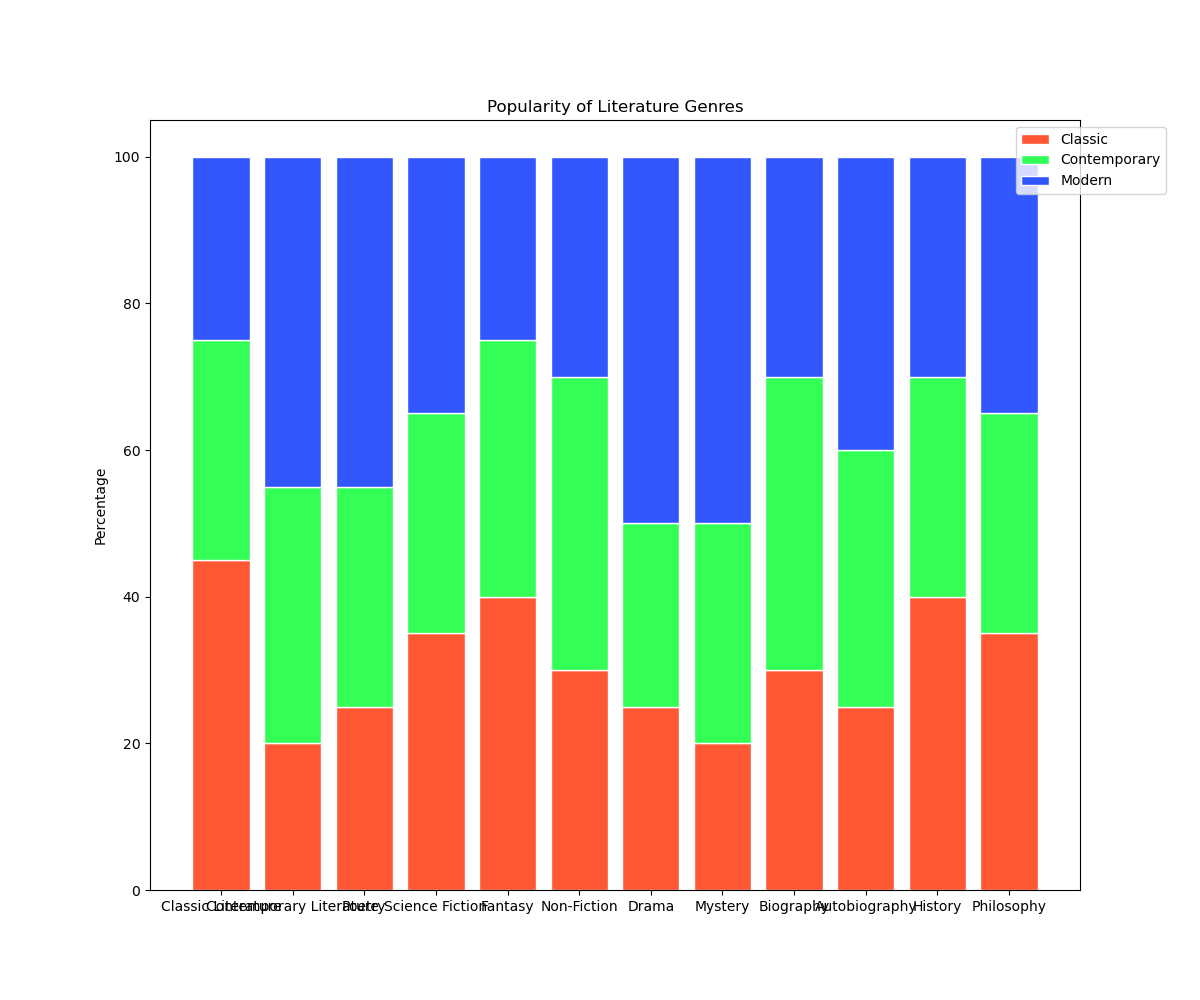

Write Python code to recreate this figure.

import matplotlib.pyplot as plt

# Preparing data
categories = [
    'Classic Literature', 'Contemporary Literature', 'Poetry', 'Science Fiction',
    'Fantasy', 'Non-Fiction', 'Drama', 'Mystery', 'Biography', 'Autobiography', 'History', 'Philosophy'
]
A = [45, 20, 25, 35, 40, 30, 25, 20, 30, 25, 40, 35]
B = [30, 35, 30, 30, 35, 40, 25, 30, 40, 35, 30, 30]
C = [25, 45, 45, 35, 25, 30, 50, 50, 30, 40, 30, 35]

# Summing the data points to normalize
totals = [i + j + k for i, j, k in zip(A, B, C)]
A_percentage = [i / j * 100 for i, j in zip(A, totals)]
B_percentage = [i / j * 100 for i, j in zip(B, totals)]
C_percentage = [i / j * 100 for i, j in zip(C, totals)]

fig, ax = plt.subplots(figsize=(12, 10))  # Changed width & height of the chart

# Stacking the bars vertically
ax.bar(categories, A_percentage, color='#FF5733', edgecolor='white', width=0.8)  # Changed color & bandwidth
ax.bar(categories, B_percentage, bottom=A_percentage, color='#33FF57', edgecolor='white', width=0.8)  # Changed color
ax.bar(categories, C_percentage, bottom=[i + j for i, j in zip(A_percentage, B_percentage)], color='#3357FF', edgecolor='white', width=0.8)  # Changed color

# Adding labels
ax.set_ylabel('Percentage')
ax.set_title('Popularity of Literature Genres')

# Customizing the legend
plt.legend(['Classic', 'Contemporary', 'Modern'], loc='upper right', bbox_to_anchor=(1.1, 1))

plt.show()
